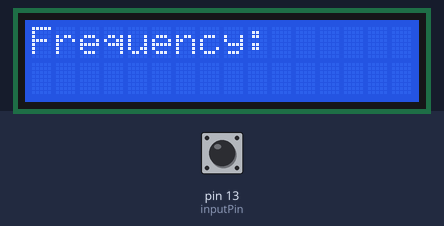
Recording of a sketch running on a simulated Arduino Uno, built with avr-gcc and run on an emulated ATmega328P. Parts: 16×2 character LCD. The test bench sets the inputs (shaded band); at power-on: pin 13 (inputPin) LOW.

Above: at 1.2 s.
1.3 s: pin 13 (inputPin) pulsed HIGH 2 times (0.12 s each, 0.3 s apart)
At 2.5 s:
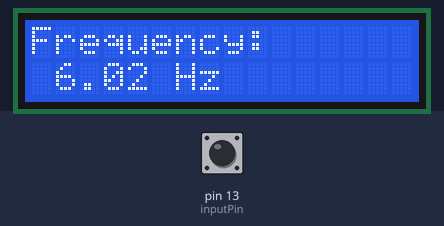
At 5.7 s:
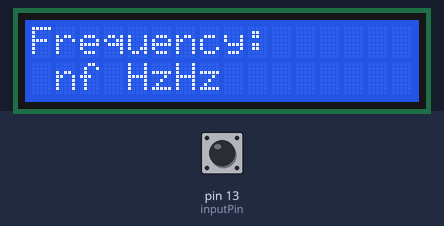
Timing chart, 0 to 7.2 s (numbered marks = the images above; inputs shaded):
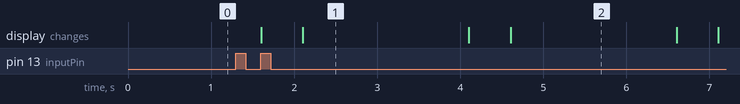

Measured:
- after the input at 1.3 s, the display: first changes after 0.30 s (image 1 shows a later state)
- what the display in image 1 shows lasts 2.0 s, from 2.1 s to 4.1 s

The sketch:

freqCounter.ino
```cpp
#include <LiquidCrystal.h>
/*
Program converts an input signal into a  square wave wave with an op amp in positive feedback configuration. A
Comparator or a specialized IC would also work. The square wave period is then measured with built in functions.
This period by default is in microseconds. We convert this into seconds and then takes its inverse to find the
frequency of the digital signal. This frequency is equal to the frequency of the input analog signal. The frequency
is displayed on a simple LCD
*/
LiquidCrystal lcd(11, 7, 5, 4, 3, 2); // initiialize LCD
// global declarations
const int inputPin = 13; // digital input signal pin (square wave)
int timeHigh = 0;
int timeLow = 0;
float periodMicroseconds = 0.0;
float periodSeconds = 0.0;
float frequency; // Calculated Frequency
void setup()
{
  pinMode(inputPin, INPUT);

  lcd.begin(16, 2);

}

void loop()
{
   lcd.setCursor(0, 0);
   lcd.print("Frequency: ");
   lcd.setCursor(0, 1);
   lcd.print(" ");
   timeHigh = pulseIn(inputPin, HIGH); // counts time from low to high to low transition
   timeLow = pulseIn(inputPin, LOW);
   periodMicroseconds = timeHigh + timeLow;
   periodSeconds = periodMicroseconds*10e-6;
   frequency = 1/periodSeconds;
   lcd.setCursor(0, 1);
   lcd.print(frequency);
   lcd.print(" Hz");
   delay(500);
} // end loop
```
